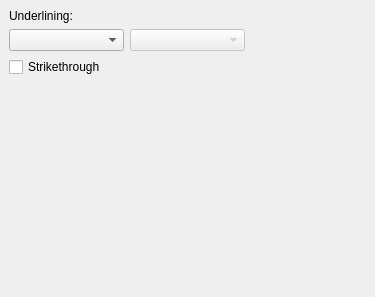
<ui version="4.0" >
 <class>CharacterHighlighting</class>
 <widget class="QWidget" name="CharacterHighlighting" >
  <property name="geometry" >
   <rect>
    <x>0</x>
    <y>0</y>
    <width>375</width>
    <height>297</height>
   </rect>
  </property>
  <layout class="QGridLayout" >
   <property name="margin" >
    <number>9</number>
   </property>
   <property name="spacing" >
    <number>6</number>
   </property>
   <item row="1" column="2" >
    <widget class="KColorButton" native="1" name="underlineColor" >
     <property name="enabled" >
      <bool>false</bool>
     </property>
    </widget>
   </item>
   <item row="2" column="0" >
    <widget class="QCheckBox" name="strikethrough" >
     <property name="text" >
      <string>Strikethrough</string>
     </property>
    </widget>
   </item>
   <item row="3" column="0" >
    <spacer>
     <property name="orientation" >
      <enum>Qt::Vertical</enum>
     </property>
     <property name="sizeType" >
      <enum>QSizePolicy::Expanding</enum>
     </property>
     <property name="sizeHint" >
      <size>
       <width>20</width>
       <height>41</height>
      </size>
     </property>
    </spacer>
   </item>
   <item row="1" column="0" >
    <widget class="KComboBox" name="underlineStyle" />
   </item>
   <item row="1" column="1" >
    <widget class="KComboBox" name="underlineLineStyle" >
     <property name="enabled" >
      <bool>false</bool>
     </property>
    </widget>
   </item>
   <item row="0" column="0" >
    <widget class="QLabel" name="textLabel1" >
     <property name="text" >
      <string>Underlining:</string>
     </property>
     <property name="wordWrap" >
      <bool>false</bool>
     </property>
     <property name="buddy" >
      <cstring>underlineStyle</cstring>
     </property>
    </widget>
   </item>
  </layout>
 </widget>
 <layoutdefault spacing="6" margin="11" />
 <pixmapfunction>qPixmapFromMimeSource</pixmapfunction>
 <customwidgets>
  <customwidget>
   <class>KComboBox</class>
   <extends>QComboBox</extends>
   <header>kcombobox.h</header>
  </customwidget>
  <customwidget>
   <class>KColorButton</class>
   <extends>QWidget</extends>
   <header>kcolorbutton.h</header>
   <container>1</container>
  </customwidget>
 </customwidgets>
 <includes>
  <include location="local" >kcolorbutton.h</include>
  <include location="local" >kcombobox.h</include>
 </includes>
 <resources/>
 <connections/>
</ui>
